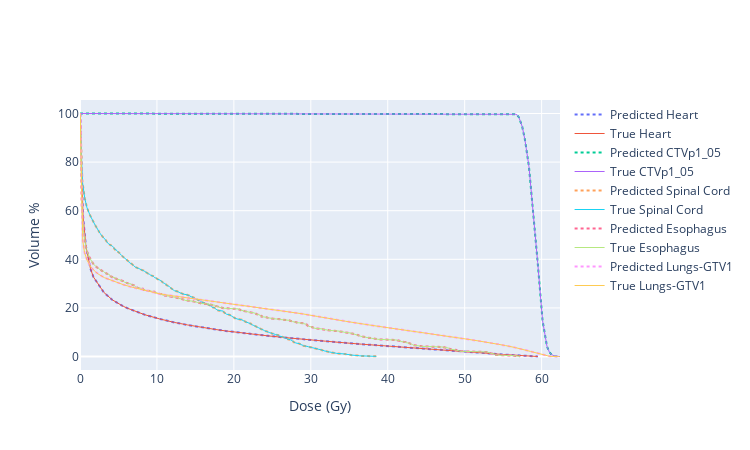

Notebook code cell kept with this figure:
### Code cell
if __name__ == "__main__":
    main()

### Figure 1 — Plotly figure (JSON) as saved in the notebook; plotly's stock layout.template omitted (floating-point values rounded to 4 significant figures; data arrays with more than 128 entries replaced by an {"elided": "..."} marker saying what was removed)
{"data": [{"line": {"dash": "dot", "width": 2}, "mode": "lines", "name": "Predicted Heart", "type": "scatter", "x": {"elided": "5953 float values"}, "y": {"elided": "5952 float values"}}, {"line": {"width": 1}, "mode": "lines", "name": "True Heart", "type": "scatter", "x": {"elided": "5953 float values"}, "y": {"elided": "5952 float values"}}, {"line": {"dash": "dot", "width": 2}, "mode": "lines", "name": "Predicted CTVp1_05", "type": "scatter", "x": {"elided": "6241 float values"}, "y": {"elided": "6240 float values"}}, {"line": {"width": 1}, "mode": "lines", "name": "True CTVp1_05", "type": "scatter", "x": {"elided": "6241 float values"}, "y": {"elided": "6240 float values"}}, {"line": {"dash": "dot", "width": 2}, "mode": "lines", "name": "Predicted Spinal Cord", "type": "scatter", "x": {"elided": "3854 float values"}, "y": {"elided": "3853 float values"}}, {"line": {"width": 1}, "mode": "lines", "name": "True Spinal Cord", "type": "scatter", "x": {"elided": "3854 float values"}, "y": {"elided": "3853 float values"}}, {"line": {"dash": "dot", "width": 2}, "mode": "lines", "name": "Predicted Esophagus", "type": "scatter", "x": {"elided": "5722 float values"}, "y": {"elided": "5721 float values"}}, {"line": {"width": 1}, "mode": "lines", "name": "True Esophagus", "type": "scatter", "x": {"elided": "5722 float values"}, "y": {"elided": "5721 float values"}}, {"line": {"dash": "dot", "width": 2}, "mode": "lines", "name": "Predicted Lungs-GTV1", "type": "scatter", "x": {"elided": "6234 float values"}, "y": {"elided": "6233 float values"}}, {"line": {"width": 1}, "mode": "lines", "name": "True Lungs-GTV1", "type": "scatter", "x": {"elided": "6234 float values"}, "y": {"elided": "6233 float values"}}], "layout": {"height": 450, "width": 750, "xaxis": {"title": {"text": "Dose (Gy)"}}, "yaxis": {"title": {"text": "Volume %"}}}}
